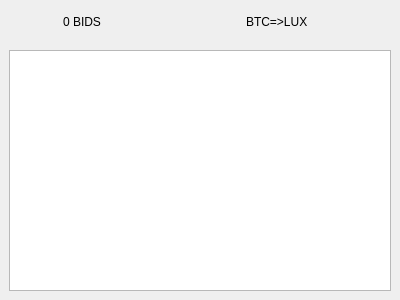
<?xml version="1.0" encoding="UTF-8"?>
<ui version="4.0">
 <class>LuxgateBidPanel</class>
 <widget class="QFrame" name="LuxgateBidPanel">
  <property name="geometry">
   <rect>
    <x>0</x>
    <y>0</y>
    <width>400</width>
    <height>300</height>
   </rect>
  </property>
  <property name="windowTitle">
   <string>Form</string>
  </property>
  <property name="styleSheet">
   <string notr="true"/>
  </property>
  <layout class="QVBoxLayout" name="verticalLayout">
   <property name="spacing">
    <number>9</number>
   </property>
   <property name="leftMargin">
    <number>9</number>
   </property>
   <property name="topMargin">
    <number>9</number>
   </property>
   <property name="rightMargin">
    <number>9</number>
   </property>
   <property name="bottomMargin">
    <number>9</number>
   </property>
   <item>
    <widget class="QWidget" name="widhetBidHeader" native="true">
     <property name="sizePolicy">
      <sizepolicy hsizetype="MinimumExpanding" vsizetype="Preferred">
       <horstretch>0</horstretch>
       <verstretch>0</verstretch>
      </sizepolicy>
     </property>
     <layout class="QHBoxLayout" name="bidHeader_4">
      <property name="spacing">
       <number>9</number>
      </property>
      <property name="leftMargin">
       <number>0</number>
      </property>
      <property name="topMargin">
       <number>3</number>
      </property>
      <property name="rightMargin">
       <number>0</number>
      </property>
      <property name="bottomMargin">
       <number>9</number>
      </property>
      <item>
       <widget class="QLabel" name="labelBidNum">
        <property name="sizePolicy">
         <sizepolicy hsizetype="Fixed" vsizetype="Fixed">
          <horstretch>0</horstretch>
          <verstretch>0</verstretch>
         </sizepolicy>
        </property>
        <property name="minimumSize">
         <size>
          <width>110</width>
          <height>0</height>
         </size>
        </property>
        <property name="text">
         <string>0 BIDS</string>
        </property>
        <property name="alignment">
         <set>Qt::AlignLeading|Qt::AlignLeft|Qt::AlignVCenter</set>
        </property>
        <property name="buddy">
         <cstring>btc_lux_panel</cstring>
        </property>
       </widget>
      </item>
      <item>
       <spacer name="horizontalSpacer_8">
        <property name="orientation">
         <enum>Qt::Horizontal</enum>
        </property>
        <property name="sizeType">
         <enum>QSizePolicy::Fixed</enum>
        </property>
        <property name="sizeHint" stdset="0">
         <size>
          <width>10</width>
          <height>20</height>
         </size>
        </property>
       </spacer>
      </item>
      <item>
       <widget class="QLabel" name="labelPair">
        <property name="sizePolicy">
         <sizepolicy hsizetype="Fixed" vsizetype="Fixed">
          <horstretch>0</horstretch>
          <verstretch>0</verstretch>
         </sizepolicy>
        </property>
        <property name="minimumSize">
         <size>
          <width>90</width>
          <height>0</height>
         </size>
        </property>
        <property name="text">
         <string>BTC=&gt;LUX</string>
        </property>
        <property name="alignment">
         <set>Qt::AlignLeading|Qt::AlignLeft|Qt::AlignVCenter</set>
        </property>
       </widget>
      </item>
     </layout>
    </widget>
   </item>
   <item>
    <widget class="QTableView" name="tableViewBids"/>
   </item>
  </layout>
 </widget>
 <resources/>
 <connections/>
</ui>
